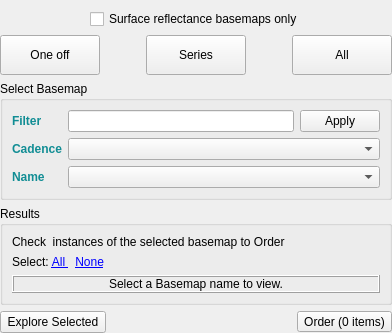
     <widget class="QWidget" name="searchPage">
      <layout class="QVBoxLayout" name="verticalLayout_3">
       <property name="spacing">
        <number>6</number>
       </property>
       <property name="leftMargin">
        <number>0</number>
       </property>
       <property name="topMargin">
        <number>9</number>
       </property>
       <property name="rightMargin">
        <number>0</number>
       </property>
       <property name="bottomMargin">
        <number>0</number>
       </property>
       <item>
        <layout class="QHBoxLayout" name="horizontalLayout_12">
         <item>
          <spacer name="horizontalSpacer_14">
           <property name="orientation">
            <enum>Qt::Horizontal</enum>
           </property>
           <property name="sizeHint" stdset="0">
            <size>
             <width>40</width>
             <height>20</height>
            </size>
           </property>
          </spacer>
         </item>
         <item>
          <widget class="QCheckBox" name="chkOnlySRBasemaps">
           <property name="text">
            <string>Surface reflectance basemaps only</string>
           </property>
          </widget>
         </item>
         <item>
          <spacer name="horizontalSpacer_13">
           <property name="orientation">
            <enum>Qt::Horizontal</enum>
           </property>
           <property name="sizeHint" stdset="0">
            <size>
             <width>40</width>
             <height>20</height>
            </size>
           </property>
          </spacer>
         </item>
        </layout>
       </item>
       <item>
        <layout class="QHBoxLayout" name="horizontalLayout">
         <item>
          <widget class="QToolButton" name="btnOneOff">
           <property name="sizePolicy">
            <sizepolicy hsizetype="Fixed" vsizetype="Maximum">
             <horstretch>0</horstretch>
             <verstretch>0</verstretch>
            </sizepolicy>
           </property>
           <property name="minimumSize">
            <size>
             <width>100</width>
             <height>40</height>
            </size>
           </property>
           <property name="autoFillBackground">
            <bool>false</bool>
           </property>
           <property name="styleSheet">
            <string notr="true">QToolButton:disabled{ 
background-color: rgb(17, 141, 148);
color: rgb(255,255,255);
font-weight: bold;
border: none
}
</string>
           </property>
           <property name="text">
            <string>One off</string>
           </property>
           <property name="checkable">
            <bool>true</bool>
           </property>
           <property name="autoRaise">
            <bool>false</bool>
           </property>
          </widget>
         </item>
         <item>
          <spacer name="horizontalSpacer_15">
           <property name="orientation">
            <enum>Qt::Horizontal</enum>
           </property>
           <property name="sizeHint" stdset="0">
            <size>
             <width>40</width>
             <height>20</height>
            </size>
           </property>
          </spacer>
         </item>
         <item>
          <widget class="QToolButton" name="btnSeries">
           <property name="enabled">
            <bool>true</bool>
           </property>
           <property name="sizePolicy">
            <sizepolicy hsizetype="Fixed" vsizetype="Maximum">
             <horstretch>0</horstretch>
             <verstretch>0</verstretch>
            </sizepolicy>
           </property>
           <property name="minimumSize">
            <size>
             <width>100</width>
             <height>40</height>
            </size>
           </property>
           <property name="autoFillBackground">
            <bool>false</bool>
           </property>
           <property name="styleSheet">
            <string notr="true">QToolButton:disabled{ 
background-color: rgb(17, 141, 148);
color: rgb(255,255,255);
font-weight: bold;
border: none
}
</string>
           </property>
           <property name="text">
            <string>Series</string>
           </property>
           <property name="checkable">
            <bool>true</bool>
           </property>
           <property name="autoRaise">
            <bool>false</bool>
           </property>
          </widget>
         </item>
         <item>
          <spacer name="horizontalSpacer_16">
           <property name="orientation">
            <enum>Qt::Horizontal</enum>
           </property>
           <property name="sizeHint" stdset="0">
            <size>
             <width>40</width>
             <height>20</height>
            </size>
           </property>
          </spacer>
         </item>
         <item>
          <widget class="QToolButton" name="btnAll">
           <property name="sizePolicy">
            <sizepolicy hsizetype="Fixed" vsizetype="Maximum">
             <horstretch>0</horstretch>
             <verstretch>0</verstretch>
            </sizepolicy>
           </property>
           <property name="minimumSize">
            <size>
             <width>100</width>
             <height>40</height>
            </size>
           </property>
           <property name="autoFillBackground">
            <bool>false</bool>
           </property>
           <property name="styleSheet">
            <string notr="true">QToolButton:disabled{ 
background-color: rgb(17, 141, 148);
color: rgb(255,255,255);
font-weight: bold;
border: none
}
</string>
           </property>
           <property name="text">
            <string>All</string>
           </property>
           <property name="checkable">
            <bool>true</bool>
           </property>
           <property name="autoRaise">
            <bool>false</bool>
           </property>
          </widget>
         </item>
        </layout>
       </item>
       <item>
        <widget class="QgsCollapsibleGroupBox" name="grpBoxFilter">
         <property name="sizePolicy">
          <sizepolicy hsizetype="Preferred" vsizetype="Maximum">
           <horstretch>0</horstretch>
           <verstretch>0</verstretch>
          </sizepolicy>
         </property>
         <property name="title">
          <string>Select Basemap</string>
         </property>
         <layout class="QGridLayout" name="gridLayout">
          <item row="2" column="0">
           <widget class="QLabel" name="label">
            <property name="sizePolicy">
             <sizepolicy hsizetype="Maximum" vsizetype="Preferred">
              <horstretch>0</horstretch>
              <verstretch>0</verstretch>
             </sizepolicy>
            </property>
            <property name="styleSheet">
             <string notr="true">color: rgb(17, 141, 148);</string>
            </property>
            <property name="text">
             <string>&lt;html&gt;&lt;head/&gt;&lt;body&gt;&lt;p&gt;&lt;span style=&quot; font-weight:600;&quot;&gt;Name&lt;/span&gt;&lt;/p&gt;&lt;/body&gt;&lt;/html&gt;</string>
            </property>
           </widget>
          </item>
          <item row="1" column="0">
           <widget class="QLabel" name="labelCadence">
            <property name="styleSheet">
             <string notr="true">color: rgb(17, 141, 148);</string>
            </property>
            <property name="text">
             <string>&lt;b&gt;Cadence&lt;/b&gt;</string>
            </property>
           </widget>
          </item>
          <item row="0" column="0">
           <widget class="QLabel" name="labelBasemapsFilter">
            <property name="styleSheet">
             <string notr="true">color: rgb(17, 141, 148);</string>
            </property>
            <property name="text">
             <string>&lt;b&gt;Filter&lt;/b&gt;</string>
            </property>
           </widget>
          </item>
          <item row="0" column="1">
           <widget class="QLineEdit" name="textBasemapsFilter"/>
          </item>
          <item row="0" column="2">
           <widget class="QPushButton" name="btnBasemapsFilter">
            <property name="text">
             <string>Apply</string>
            </property>
           </widget>
          </item>
          <item row="1" column="1" colspan="2">
           <widget class="QComboBox" name="comboCadence"/>
          </item>
          <item row="2" column="1" colspan="2">
           <widget class="QComboBox" name="comboSeriesName">
            <property name="sizeAdjustPolicy">
             <enum>QComboBox::AdjustToContents</enum>
            </property>
            <property name="minimumContentsLength">
             <number>1</number>
            </property>
           </widget>
          </item>
         </layout>
        </widget>
       </item>
       <item>
        <widget class="QGroupBox" name="groupBox">
         <property name="sizePolicy">
          <sizepolicy hsizetype="Preferred" vsizetype="Expanding">
           <horstretch>0</horstretch>
           <verstretch>0</verstretch>
          </sizepolicy>
         </property>
         <property name="title">
          <string>Results</string>
         </property>
         <layout class="QVBoxLayout" name="verticalLayout_2">
          <item>
           <widget class="QLabel" name="lblCheckInstances">
            <property name="text">
             <string>Check  instances of the selected basemap to Order</string>
            </property>
           </widget>
          </item>
          <item>
           <widget class="QLabel" name="lblSelectAllMosaics">
            <property name="text">
             <string>&lt;html&gt;&lt;head/&gt;&lt;body&gt;&lt;p&gt;Select: &lt;a href=&quot;all&quot;&gt;&lt;span style=&quot; text-decoration: underline; color:#0000ff;&quot;&gt;All   &lt;/span&gt;&lt;/a&gt;&amp;nbsp;&amp;nbsp;&lt;a href=&quot;none&quot;&gt;&lt;span style=&quot; text-decoration: underline; color:#0000ff;&quot;&gt;None&lt;/span&gt;&lt;/a&gt;&lt;/p&gt;&lt;/body&gt;&lt;/html&gt;</string>
            </property>
           </widget>
          </item>
          <item>
           <widget class="QFrame" name="frameResults">
            <property name="sizePolicy">
             <sizepolicy hsizetype="Preferred" vsizetype="Expanding">
              <horstretch>0</horstretch>
              <verstretch>0</verstretch>
             </sizepolicy>
            </property>
            <property name="frameShape">
             <enum>QFrame::Box</enum>
            </property>
            <property name="frameShadow">
             <enum>QFrame::Raised</enum>
            </property>
            <property name="lineWidth">
             <number>1</number>
            </property>
            <layout class="QVBoxLayout" name="verticalLayout">
             <property name="leftMargin">
              <number>0</number>
             </property>
             <property name="topMargin">
              <number>0</number>
             </property>
             <property name="rightMargin">
              <number>0</number>
             </property>
             <property name="bottomMargin">
              <number>0</number>
             </property>
             <item>
              <widget class="QLabel" name="lblSelectBasemapName">
               <property name="styleSheet">
                <string notr="true"/>
               </property>
               <property name="text">
                <string>Select a Basemap name to view.</string>
               </property>
               <property name="alignment">
                <set>Qt::AlignCenter</set>
               </property>
              </widget>
             </item>
            </layout>
           </widget>
          </item>
         </layout>
        </widget>
       </item>
       <item>
        <layout class="QHBoxLayout" name="hLayoutButtons">
         <item>
          <widget class="QPushButton" name="btnExplore">
           <property name="sizePolicy">
            <sizepolicy hsizetype="Preferred" vsizetype="Fixed">
             <horstretch>0</horstretch>
             <verstretch>0</verstretch>
            </sizepolicy>
           </property>
           <property name="text">
            <string> Explore Selected </string>
           </property>
          </widget>
         </item>
         <item>
          <spacer name="horizontalSpacer">
           <property name="orientation">
            <enum>Qt::Horizontal</enum>
           </property>
           <property name="sizeHint" stdset="0">
            <size>
             <width>0</width>
             <height>0</height>
            </size>
           </property>
          </spacer>
         </item>
         <item>
          <widget class="QToolButton" name="btnOrder">
           <property name="text">
            <string>Order (0 items)</string>
           </property>
           <property name="icon">
            <iconset resource="../resources/resources.qrc">
             <normaloff>:/plugins/planet_explorer/download.svg</normaloff>:/plugins/planet_explorer/download.svg</iconset>
           </property>
           <property name="iconSize">
            <size>
             <width>18</width>
             <height>18</height>
            </size>
           </property>
           <property name="toolButtonStyle">
            <enum>Qt::ToolButtonTextBesideIcon</enum>
           </property>
          </widget>
         </item>
        </layout>
       </item>
      </layout>
     </widget>
